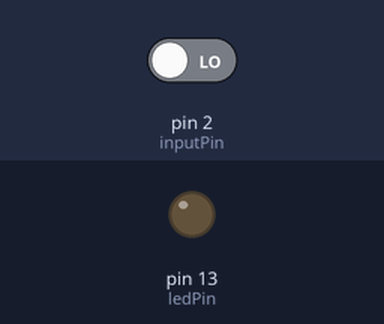
This sketch was run on a simulated Arduino Uno, built with avr-gcc and run on an emulated ATmega328P. On the bench: output pins drawn as LEDs (lit = HIGH). The test bench sets the inputs (shaded band); at power-on: pin 2 (inputPin) LOW.

Above: at 1.2 s.
1.3 s: pin 2 (inputPin) driven HIGH
At 1.7 s:
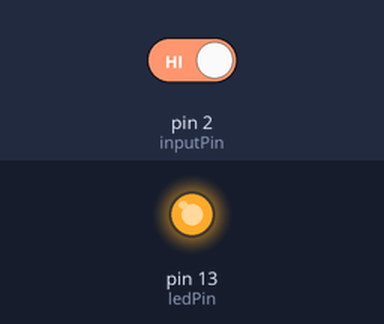
4.3 s: pin 2 (inputPin) driven LOW
At 4.9 s:
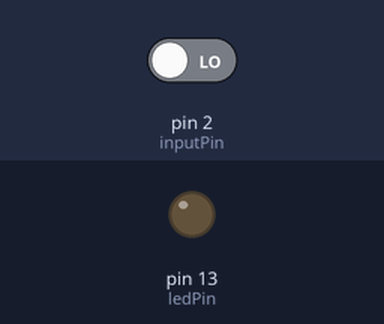
Timing chart, 0 to 7.3 s (numbered marks = the images above; inputs shaded):
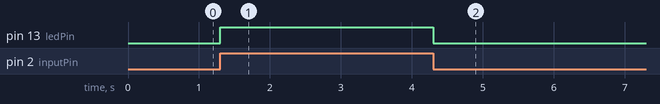

Measured:
- after the input at 1.3 s, pin 13 (ledPin): LOW → HIGH at once
- after the input at 4.3 s, pin 13 (ledPin): HIGH → LOW at once

The sketch:

motion_sensor_test.ino
```cpp
/*
*  PIR sketch
*
*
*/


const int ledPin = 13;
const int inputPin = 2;

void setup() {
  pinMode(ledPin, OUTPUT);
  pinMode(inputPin, INPUT);
}

void loop(){
  int val = digitalRead(inputPin);
  if( val == HIGH )
  {
    digitalWrite(ledPin, HIGH);
    delay(500);
    digitalWrite(ledPin, LOW);
  }
}
```
